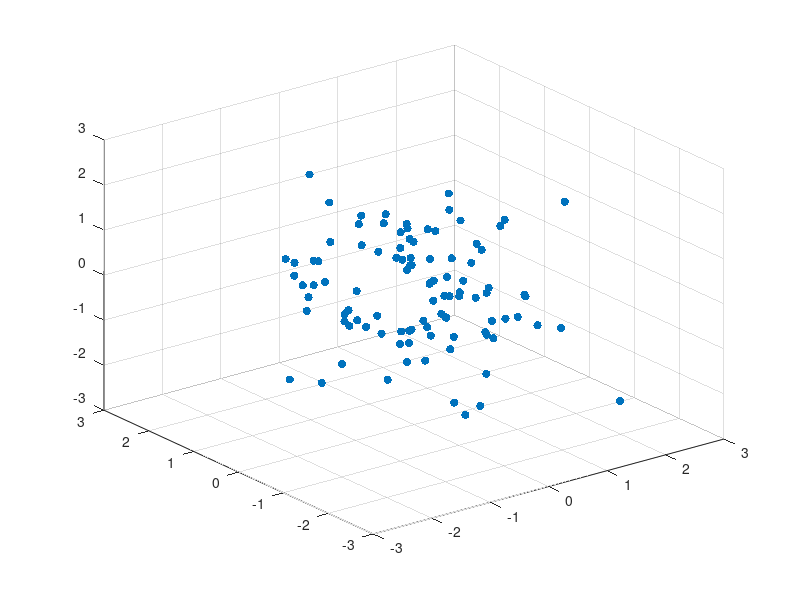

Write the MATLAB code that produced this figure.
n = 20;
for i=1:n
    XYZ = randn(100,3);
    scatter3(XYZ(:,1), XYZ(:,2), XYZ(:,3), 'filled');
    set(gca,'XLim',[-3 3],'YLim',[-3 3],'ZLim',[-3 3]);
    pause(0.1);
end
